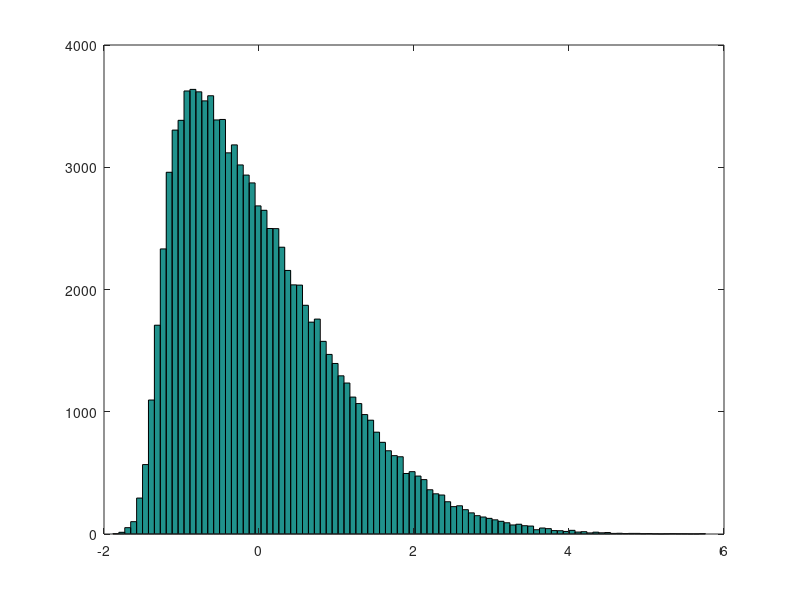

The MATLAB script that drew this image: (Note: this script raises an error after producing the figure.)
addpath ../../Core

T = 100000;
N = 10;

xi = 10 * randn( N, 1 );
RootOmega = 0.1 * randn( N, N );
Omega = RootOmega * RootOmega';
delta = randn( N, 1 );
tau = randn ^ 2;
nu = 80.5 + 4 * randn ^ 2;
log_nuM4 = log( nu - 4 );

PhiN0 = rand( 1, T );
PhiN10 = rand( 1, T );
pTmp = randn( N, T );

FInvScaledInvChi = sqrt( 0.5 * ( nu + 1 ) ./ gammaincinv( PhiN10, 0.5 * ( nu + 1 ), 'upper' ) );
tcdf_tau_nu = tcdf( tau, nu );
FInvEST = tinv( tcdf_tau_nu + ( 1 - tcdf_tau_nu ) * PhiN0, nu );
N11Scaler = FInvScaledInvChi .* sqrt( ( nu + FInvEST .^ 2 ) / ( 1 + nu ) );

ESTPoints = bsxfun( @plus, RootOmega * bsxfun( @times, pTmp, N11Scaler ) + bsxfun( @times, delta, FInvEST ), xi );

mu = mean( ESTPoints, 2 );
Sigma = cov( ESTPoints' );

DemeanedESTPoints = bsxfun( @minus, ESTPoints, mu );

lambda = mu + delta * median( delta' * DemeanedESTPoints ); % slight cheat to get lambda

Zcheck = ( ( mu - lambda )' * DemeanedESTPoints ) / sqrt( ( mu - lambda )' * Sigma * ( mu - lambda ) );

disp( mean( Zcheck ) );
disp( mean( Zcheck.^2 ) );

Zcheck = Zcheck - mean( Zcheck );
Zcheck = Zcheck / sqrt( mean( Zcheck.^2 ) );

hist( Zcheck, 100 );

sZ3 = mean( Zcheck.^3 );
sZ4 = mean( Zcheck.^4 );

out1 = fsolve( @( in ) CalibrateMomentsEST( in( 1 ), in( 2 ), mu, lambda, Sigma, sZ3, sZ4 ), [ tau; log_nuM4 ], optimoptions( @fsolve, 'display', 'iter' ) );
out2 = fsolve( @( in ) CalibrateMomentsEST( in( 1 ), log_nuM4, mu, lambda, Sigma, sZ3, [] ), tau, optimoptions( @fsolve, 'display', 'iter' ) );

disp( [ out1( 1 ), out2, tau; out1( 2 ), log_nuM4, log_nuM4 ] );
